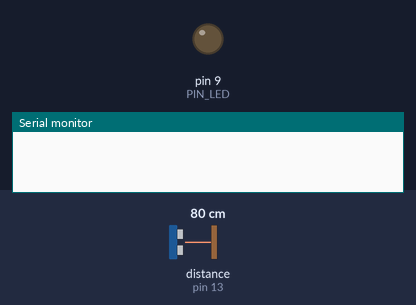
Bench run of a sketch on a simulated Arduino Uno, built with avr-gcc and run on an emulated ATmega328P. Shown: output pins drawn as LEDs (lit = HIGH), the last lines printed to the serial monitor. Wiring (inferred from the names in the program): ultrasonic range finder: trigger pin 12; echo pin 13. Inputs (shaded band) come from the test bench; at power-on: distance to the obstacle (sensor on pin 13) 80 cm. The echo pulse lasts 58.3 µs per cm; pins used as bus, display or sensor lines are not drawn.

Above: at 0.12 s.
At 1.3 s:
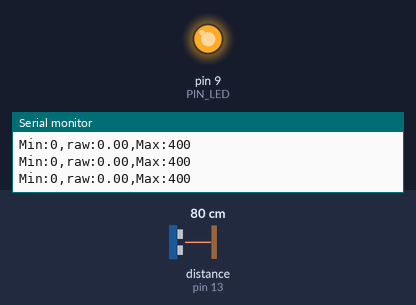
1.4 s: distance to the obstacle (sensor on pin 13) set to 18 cm
At 3.9 s:
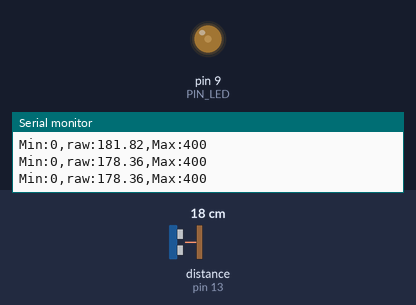
4.4 s: distance to the obstacle (sensor on pin 13) set to 2 cm
Timing chart, 0 to 7.4 s (numbered marks = the images above; inputs shaded):
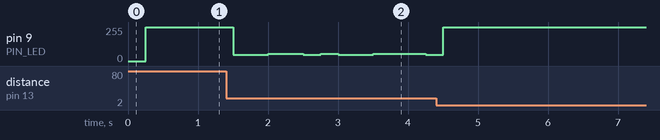

Measured:
- after the input at 1.4 s, pin 9 (PIN_LED): goes 46/255 0.50 s, 55/255 0.50 s, 46/255 0.25 s, 55/255 0.25 s, 46/255 0.50 s, 55/255 0.75 s, then 46/255, starting after 0.10 s

The sketch:

08_example_2.ino
```cpp
// Arduino pin assignment
#define PIN_LED 9
#define PIN_TRIG 12
#define PIN_ECHO 13

// configurable parameters
#define SND_VEL 346.0 // sound velocity at 24 celsius degree (unit: m/s)
#define INTERVAL 250 // sampling interval (unit: ms)
#define _DIST_MIN 100 // minimum distance to be measured (unit: mm)
#define _DIST_MAX 300 // maximum distance to be measured (unit: mm)

// global variables
float timeout; // unit: us
float dist_min, dist_max, dist_raw; // unit: mm
unsigned long last_sampling_time; // unit: ms
float scale; // used for pulse duration to distance conversion
float bright;

void setup() {
// initialize GPIO pins
  pinMode(PIN_LED,OUTPUT);
  pinMode(PIN_TRIG,OUTPUT);
  digitalWrite(PIN_TRIG, LOW);
  pinMode(PIN_ECHO,INPUT);

// initialize USS related variables
  dist_min = _DIST_MIN;
  dist_max = _DIST_MAX;
  timeout = (INTERVAL / 2) * 1000.0; // precalculate pulseIn() timeout value. (unit: us)
  dist_raw = 0.0; // raw distance output from USS (unit: mm)
  bright = 0.0;
  scale = 0.001 * 0.5 * SND_VEL;

// initialize serial port
  Serial.begin(57600);

// initialize last sampling time
  last_sampling_time = 0;
}

void loop() {
// wait until next sampling time.
// millis() returns the number of milliseconds since the program started. Will overflow after 50 days.
  if(millis() < last_sampling_time + INTERVAL) return;

// get a distance reading from the USS
  dist_raw = USS_measure(PIN_TRIG,PIN_ECHO);

// output the read value to the serial port
  Serial.print("Min:0,");
  Serial.print("raw:");
  Serial.print(dist_raw);
  Serial.print(",");
  Serial.println("Max:400");

// turn on the LED if the distance is between dist_min and dist_max
  if(dist_raw < dist_min || dist_raw > dist_max) {
    analogWrite(PIN_LED, 255);
  }
  else if (dist_min < dist_raw && dist_raw < 200.0){
    bright = (200.0 - dist_raw) * 2.55;
    analogWrite(PIN_LED, bright);
  }
  else if (200.0 < dist_raw && dist_raw < dist_max) {
    bright = (dist_raw - 300.0) * 2.55;
    analogWrite(PIN_LED, bright);
  }
  else {
    analogWrite(PIN_LED, 0);
  }

// do something here
// delay(50); // Assume that it takes 50ms to do something.

// update last sampling time
  last_sampling_time += INTERVAL;
}

// get a distance reading from USS. return value is in millimeter.
float USS_measure(int TRIG, int ECHO)
{
  float reading;
  float pre_reading;
  digitalWrite(TRIG, HIGH);
  delayMicroseconds(10);
  digitalWrite(TRIG, LOW);
  reading = pulseIn(ECHO, HIGH, timeout) * scale; // unit: mm
  if(reading < dist_min || reading > dist_max) reading = pre_reading; // return pre_reading when out of range.
  pre_reading = reading;
  return reading;
  // Pulse duration to distance conversion example (target distance = 17.3m)
  // - round trip distance: 34.6m
  // - expected pulse duration: 0.1 sec, or 100,000us
  // - pulseIn(ECHO, HIGH, timeout) * 0.001 * 0.5 * SND_VEL
  //           = 100,000 micro*sec * 0.001 milli/micro * 0.5 * 346 meter/sec
  //           = 100,000 * 0.001 * 0.5 * 346 * micro * sec * milli * meter
  //                                           ----------------------------
  //                                           micro * sec
  //           = 100 * 173 milli*meter = 17,300 mm = 17.3m
  // pulseIn() returns microseconds.
}
```
